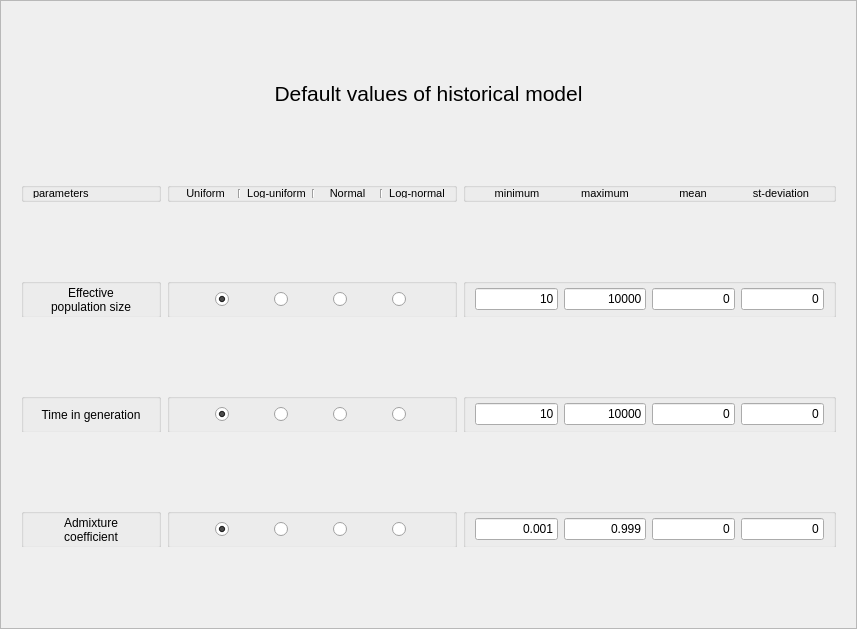
<?xml version="1.0" encoding="UTF-8"?>
<ui version="4.0">
 <class>Frame</class>
 <widget class="QFrame" name="Frame">
  <property name="geometry">
   <rect>
    <x>0</x>
    <y>0</y>
    <width>857</width>
    <height>629</height>
   </rect>
  </property>
  <property name="windowTitle">
   <string>Frame</string>
  </property>
  <property name="frameShape">
   <enum>QFrame::StyledPanel</enum>
  </property>
  <property name="frameShadow">
   <enum>QFrame::Raised</enum>
  </property>
  <layout class="QVBoxLayout" name="verticalLayout">
   <item>
    <widget class="QLabel" name="setMutSeqLabel_2">
     <property name="minimumSize">
      <size>
       <width>0</width>
       <height>25</height>
      </size>
     </property>
     <property name="maximumSize">
      <size>
       <width>16777215</width>
       <height>25</height>
      </size>
     </property>
     <property name="font">
      <font>
       <pointsize>16</pointsize>
      </font>
     </property>
     <property name="text">
      <string>Default values of historical model</string>
     </property>
     <property name="alignment">
      <set>Qt::AlignCenter</set>
     </property>
    </widget>
   </item>
   <item>
    <widget class="QFrame" name="frame_11">
     <property name="minimumSize">
      <size>
       <width>0</width>
       <height>21</height>
      </size>
     </property>
     <property name="maximumSize">
      <size>
       <width>16777215</width>
       <height>21</height>
      </size>
     </property>
     <property name="frameShape">
      <enum>QFrame::NoFrame</enum>
     </property>
     <property name="frameShadow">
      <enum>QFrame::Raised</enum>
     </property>
     <layout class="QHBoxLayout" name="horizontalLayout_27">
      <property name="topMargin">
       <number>1</number>
      </property>
      <property name="bottomMargin">
       <number>1</number>
      </property>
      <item>
       <widget class="QGroupBox" name="groupBox_14">
        <property name="sizePolicy">
         <sizepolicy hsizetype="Fixed" vsizetype="Fixed">
          <horstretch>0</horstretch>
          <verstretch>0</verstretch>
         </sizepolicy>
        </property>
        <property name="minimumSize">
         <size>
          <width>140</width>
          <height>20</height>
         </size>
        </property>
        <property name="maximumSize">
         <size>
          <width>140</width>
          <height>20</height>
         </size>
        </property>
        <property name="title">
         <string/>
        </property>
        <layout class="QHBoxLayout" name="horizontalLayout_28">
         <property name="topMargin">
          <number>1</number>
         </property>
         <property name="bottomMargin">
          <number>1</number>
         </property>
         <item>
          <widget class="QLabel" name="label_64">
           <property name="sizePolicy">
            <sizepolicy hsizetype="Fixed" vsizetype="Preferred">
             <horstretch>0</horstretch>
             <verstretch>0</verstretch>
            </sizepolicy>
           </property>
           <property name="minimumSize">
            <size>
             <width>140</width>
             <height>0</height>
            </size>
           </property>
           <property name="maximumSize">
            <size>
             <width>140</width>
             <height>16777215</height>
            </size>
           </property>
           <property name="font">
            <font>
             <pointsize>8</pointsize>
            </font>
           </property>
           <property name="text">
            <string>parameters</string>
           </property>
           <property name="alignment">
            <set>Qt::AlignLeading|Qt::AlignLeft|Qt::AlignVCenter</set>
           </property>
          </widget>
         </item>
        </layout>
       </widget>
      </item>
      <item>
       <widget class="QGroupBox" name="groupBox_15">
        <property name="sizePolicy">
         <sizepolicy hsizetype="Fixed" vsizetype="Fixed">
          <horstretch>0</horstretch>
          <verstretch>0</verstretch>
         </sizepolicy>
        </property>
        <property name="minimumSize">
         <size>
          <width>290</width>
          <height>20</height>
         </size>
        </property>
        <property name="maximumSize">
         <size>
          <width>290</width>
          <height>20</height>
         </size>
        </property>
        <property name="title">
         <string/>
        </property>
        <layout class="QHBoxLayout" name="horizontalLayout_29">
         <property name="topMargin">
          <number>1</number>
         </property>
         <property name="bottomMargin">
          <number>1</number>
         </property>
         <item>
          <widget class="QLabel" name="label_67">
           <property name="font">
            <font>
             <pointsize>8</pointsize>
            </font>
           </property>
           <property name="text">
            <string>Uniform</string>
           </property>
           <property name="alignment">
            <set>Qt::AlignCenter</set>
           </property>
          </widget>
         </item>
         <item>
          <widget class="Line" name="line">
           <property name="orientation">
            <enum>Qt::Vertical</enum>
           </property>
          </widget>
         </item>
         <item>
          <widget class="QLabel" name="label_68">
           <property name="font">
            <font>
             <pointsize>8</pointsize>
            </font>
           </property>
           <property name="text">
            <string>Log-uniform</string>
           </property>
           <property name="alignment">
            <set>Qt::AlignCenter</set>
           </property>
          </widget>
         </item>
         <item>
          <widget class="Line" name="line_2">
           <property name="orientation">
            <enum>Qt::Vertical</enum>
           </property>
          </widget>
         </item>
         <item>
          <widget class="QLabel" name="label_69">
           <property name="font">
            <font>
             <pointsize>8</pointsize>
            </font>
           </property>
           <property name="text">
            <string>Normal</string>
           </property>
           <property name="alignment">
            <set>Qt::AlignCenter</set>
           </property>
          </widget>
         </item>
         <item>
          <widget class="Line" name="line_3">
           <property name="orientation">
            <enum>Qt::Vertical</enum>
           </property>
          </widget>
         </item>
         <item>
          <widget class="QLabel" name="label_70">
           <property name="font">
            <font>
             <pointsize>8</pointsize>
            </font>
           </property>
           <property name="text">
            <string>Log-normal</string>
           </property>
           <property name="alignment">
            <set>Qt::AlignCenter</set>
           </property>
          </widget>
         </item>
        </layout>
       </widget>
      </item>
      <item>
       <widget class="QGroupBox" name="groupBox_16">
        <property name="sizePolicy">
         <sizepolicy hsizetype="Preferred" vsizetype="Fixed">
          <horstretch>0</horstretch>
          <verstretch>0</verstretch>
         </sizepolicy>
        </property>
        <property name="minimumSize">
         <size>
          <width>0</width>
          <height>20</height>
         </size>
        </property>
        <property name="maximumSize">
         <size>
          <width>16777215</width>
          <height>20</height>
         </size>
        </property>
        <property name="title">
         <string/>
        </property>
        <layout class="QHBoxLayout" name="horizontalLayout_30">
         <property name="topMargin">
          <number>1</number>
         </property>
         <property name="bottomMargin">
          <number>1</number>
         </property>
         <item>
          <widget class="QLabel" name="label_71">
           <property name="sizePolicy">
            <sizepolicy hsizetype="Fixed" vsizetype="Preferred">
             <horstretch>0</horstretch>
             <verstretch>0</verstretch>
            </sizepolicy>
           </property>
           <property name="minimumSize">
            <size>
             <width>80</width>
             <height>0</height>
            </size>
           </property>
           <property name="maximumSize">
            <size>
             <width>80</width>
             <height>16777215</height>
            </size>
           </property>
           <property name="font">
            <font>
             <pointsize>8</pointsize>
            </font>
           </property>
           <property name="text">
            <string>minimum</string>
           </property>
           <property name="alignment">
            <set>Qt::AlignCenter</set>
           </property>
          </widget>
         </item>
         <item>
          <widget class="QLabel" name="label_72">
           <property name="sizePolicy">
            <sizepolicy hsizetype="Fixed" vsizetype="Preferred">
             <horstretch>0</horstretch>
             <verstretch>0</verstretch>
            </sizepolicy>
           </property>
           <property name="minimumSize">
            <size>
             <width>80</width>
             <height>0</height>
            </size>
           </property>
           <property name="maximumSize">
            <size>
             <width>80</width>
             <height>16777215</height>
            </size>
           </property>
           <property name="font">
            <font>
             <pointsize>8</pointsize>
            </font>
           </property>
           <property name="text">
            <string>maximum</string>
           </property>
           <property name="alignment">
            <set>Qt::AlignCenter</set>
           </property>
          </widget>
         </item>
         <item>
          <widget class="QLabel" name="label_73">
           <property name="sizePolicy">
            <sizepolicy hsizetype="Fixed" vsizetype="Preferred">
             <horstretch>0</horstretch>
             <verstretch>0</verstretch>
            </sizepolicy>
           </property>
           <property name="minimumSize">
            <size>
             <width>80</width>
             <height>0</height>
            </size>
           </property>
           <property name="maximumSize">
            <size>
             <width>80</width>
             <height>16777215</height>
            </size>
           </property>
           <property name="font">
            <font>
             <pointsize>8</pointsize>
            </font>
           </property>
           <property name="text">
            <string>mean</string>
           </property>
           <property name="alignment">
            <set>Qt::AlignCenter</set>
           </property>
          </widget>
         </item>
         <item>
          <widget class="QLabel" name="label_74">
           <property name="sizePolicy">
            <sizepolicy hsizetype="Fixed" vsizetype="Preferred">
             <horstretch>0</horstretch>
             <verstretch>0</verstretch>
            </sizepolicy>
           </property>
           <property name="minimumSize">
            <size>
             <width>80</width>
             <height>0</height>
            </size>
           </property>
           <property name="maximumSize">
            <size>
             <width>80</width>
             <height>16777215</height>
            </size>
           </property>
           <property name="font">
            <font>
             <pointsize>8</pointsize>
            </font>
           </property>
           <property name="text">
            <string>st-deviation</string>
           </property>
           <property name="alignment">
            <set>Qt::AlignCenter</set>
           </property>
          </widget>
         </item>
        </layout>
       </widget>
      </item>
     </layout>
    </widget>
   </item>
   <item>
    <widget class="QFrame" name="frame_12">
     <property name="minimumSize">
      <size>
       <width>0</width>
       <height>40</height>
      </size>
     </property>
     <property name="maximumSize">
      <size>
       <width>16777215</width>
       <height>40</height>
      </size>
     </property>
     <property name="frameShape">
      <enum>QFrame::NoFrame</enum>
     </property>
     <property name="frameShadow">
      <enum>QFrame::Raised</enum>
     </property>
     <layout class="QHBoxLayout" name="horizontalLayout_31">
      <property name="topMargin">
       <number>1</number>
      </property>
      <property name="bottomMargin">
       <number>1</number>
      </property>
      <item>
       <widget class="QGroupBox" name="groupBox_17">
        <property name="sizePolicy">
         <sizepolicy hsizetype="Fixed" vsizetype="Fixed">
          <horstretch>0</horstretch>
          <verstretch>0</verstretch>
         </sizepolicy>
        </property>
        <property name="minimumSize">
         <size>
          <width>140</width>
          <height>40</height>
         </size>
        </property>
        <property name="maximumSize">
         <size>
          <width>140</width>
          <height>40</height>
         </size>
        </property>
        <property name="title">
         <string/>
        </property>
        <layout class="QHBoxLayout" name="horizontalLayout_32">
         <property name="topMargin">
          <number>1</number>
         </property>
         <property name="bottomMargin">
          <number>1</number>
         </property>
         <item>
          <widget class="QLabel" name="label_75">
           <property name="text">
            <string>Effective
population size</string>
           </property>
           <property name="alignment">
            <set>Qt::AlignCenter</set>
           </property>
          </widget>
         </item>
        </layout>
       </widget>
      </item>
      <item>
       <widget class="QGroupBox" name="groupBox_18">
        <property name="sizePolicy">
         <sizepolicy hsizetype="Fixed" vsizetype="Fixed">
          <horstretch>0</horstretch>
          <verstretch>0</verstretch>
         </sizepolicy>
        </property>
        <property name="minimumSize">
         <size>
          <width>290</width>
          <height>40</height>
         </size>
        </property>
        <property name="maximumSize">
         <size>
          <width>290</width>
          <height>40</height>
         </size>
        </property>
        <property name="title">
         <string/>
        </property>
        <layout class="QHBoxLayout" name="horizontalLayout_33">
         <property name="topMargin">
          <number>1</number>
         </property>
         <property name="bottomMargin">
          <number>1</number>
         </property>
         <item>
          <spacer name="horizontalSpacer">
           <property name="orientation">
            <enum>Qt::Horizontal</enum>
           </property>
           <property name="sizeHint" stdset="0">
            <size>
             <width>40</width>
             <height>20</height>
            </size>
           </property>
          </spacer>
         </item>
         <item>
          <widget class="QRadioButton" name="NUNRadio">
           <property name="minimumSize">
            <size>
             <width>17</width>
             <height>0</height>
            </size>
           </property>
           <property name="text">
            <string/>
           </property>
           <property name="checked">
            <bool>true</bool>
           </property>
          </widget>
         </item>
         <item>
          <spacer name="horizontalSpacer_2">
           <property name="orientation">
            <enum>Qt::Horizontal</enum>
           </property>
           <property name="sizeHint" stdset="0">
            <size>
             <width>40</width>
             <height>20</height>
            </size>
           </property>
          </spacer>
         </item>
         <item>
          <widget class="QRadioButton" name="NLURadio">
           <property name="minimumSize">
            <size>
             <width>17</width>
             <height>0</height>
            </size>
           </property>
           <property name="text">
            <string/>
           </property>
          </widget>
         </item>
         <item>
          <spacer name="horizontalSpacer_3">
           <property name="orientation">
            <enum>Qt::Horizontal</enum>
           </property>
           <property name="sizeHint" stdset="0">
            <size>
             <width>40</width>
             <height>20</height>
            </size>
           </property>
          </spacer>
         </item>
         <item>
          <widget class="QRadioButton" name="NNORadio">
           <property name="minimumSize">
            <size>
             <width>17</width>
             <height>0</height>
            </size>
           </property>
           <property name="text">
            <string/>
           </property>
          </widget>
         </item>
         <item>
          <spacer name="horizontalSpacer_4">
           <property name="orientation">
            <enum>Qt::Horizontal</enum>
           </property>
           <property name="sizeHint" stdset="0">
            <size>
             <width>40</width>
             <height>20</height>
            </size>
           </property>
          </spacer>
         </item>
         <item>
          <widget class="QRadioButton" name="NLNRadio">
           <property name="minimumSize">
            <size>
             <width>17</width>
             <height>0</height>
            </size>
           </property>
           <property name="text">
            <string/>
           </property>
          </widget>
         </item>
         <item>
          <spacer name="horizontalSpacer_5">
           <property name="orientation">
            <enum>Qt::Horizontal</enum>
           </property>
           <property name="sizeHint" stdset="0">
            <size>
             <width>40</width>
             <height>20</height>
            </size>
           </property>
          </spacer>
         </item>
        </layout>
       </widget>
      </item>
      <item>
       <widget class="QGroupBox" name="groupBox_19">
        <property name="sizePolicy">
         <sizepolicy hsizetype="Preferred" vsizetype="Fixed">
          <horstretch>0</horstretch>
          <verstretch>0</verstretch>
         </sizepolicy>
        </property>
        <property name="minimumSize">
         <size>
          <width>0</width>
          <height>40</height>
         </size>
        </property>
        <property name="maximumSize">
         <size>
          <width>16777215</width>
          <height>40</height>
         </size>
        </property>
        <property name="title">
         <string/>
        </property>
        <layout class="QHBoxLayout" name="horizontalLayout_34">
         <property name="topMargin">
          <number>1</number>
         </property>
         <property name="bottomMargin">
          <number>1</number>
         </property>
         <item>
          <widget class="QLineEdit" name="NminEdit">
           <property name="text">
            <string>10</string>
           </property>
           <property name="alignment">
            <set>Qt::AlignRight|Qt::AlignTrailing|Qt::AlignVCenter</set>
           </property>
          </widget>
         </item>
         <item>
          <widget class="QLineEdit" name="NmaxEdit">
           <property name="text">
            <string>10000</string>
           </property>
           <property name="alignment">
            <set>Qt::AlignRight|Qt::AlignTrailing|Qt::AlignVCenter</set>
           </property>
          </widget>
         </item>
         <item>
          <widget class="QLineEdit" name="NmeanEdit">
           <property name="text">
            <string>0</string>
           </property>
           <property name="alignment">
            <set>Qt::AlignRight|Qt::AlignTrailing|Qt::AlignVCenter</set>
           </property>
          </widget>
         </item>
         <item>
          <widget class="QLineEdit" name="NstdevEdit">
           <property name="text">
            <string>0</string>
           </property>
           <property name="alignment">
            <set>Qt::AlignRight|Qt::AlignTrailing|Qt::AlignVCenter</set>
           </property>
          </widget>
         </item>
        </layout>
       </widget>
      </item>
     </layout>
    </widget>
   </item>
   <item>
    <widget class="QFrame" name="frame_13">
     <property name="minimumSize">
      <size>
       <width>0</width>
       <height>40</height>
      </size>
     </property>
     <property name="maximumSize">
      <size>
       <width>16777215</width>
       <height>40</height>
      </size>
     </property>
     <property name="frameShape">
      <enum>QFrame::NoFrame</enum>
     </property>
     <property name="frameShadow">
      <enum>QFrame::Raised</enum>
     </property>
     <layout class="QHBoxLayout" name="horizontalLayout_35">
      <property name="topMargin">
       <number>1</number>
      </property>
      <property name="bottomMargin">
       <number>1</number>
      </property>
      <item>
       <widget class="QGroupBox" name="groupBox_20">
        <property name="sizePolicy">
         <sizepolicy hsizetype="Fixed" vsizetype="Fixed">
          <horstretch>0</horstretch>
          <verstretch>0</verstretch>
         </sizepolicy>
        </property>
        <property name="minimumSize">
         <size>
          <width>140</width>
          <height>40</height>
         </size>
        </property>
        <property name="maximumSize">
         <size>
          <width>140</width>
          <height>40</height>
         </size>
        </property>
        <property name="title">
         <string/>
        </property>
        <layout class="QHBoxLayout" name="horizontalLayout_36">
         <property name="topMargin">
          <number>1</number>
         </property>
         <property name="bottomMargin">
          <number>1</number>
         </property>
         <item>
          <widget class="QLabel" name="label_77">
           <property name="text">
            <string>Time in generation</string>
           </property>
           <property name="alignment">
            <set>Qt::AlignCenter</set>
           </property>
          </widget>
         </item>
        </layout>
       </widget>
      </item>
      <item>
       <widget class="QGroupBox" name="groupBox_21">
        <property name="sizePolicy">
         <sizepolicy hsizetype="Fixed" vsizetype="Fixed">
          <horstretch>0</horstretch>
          <verstretch>0</verstretch>
         </sizepolicy>
        </property>
        <property name="minimumSize">
         <size>
          <width>290</width>
          <height>40</height>
         </size>
        </property>
        <property name="maximumSize">
         <size>
          <width>290</width>
          <height>40</height>
         </size>
        </property>
        <property name="title">
         <string/>
        </property>
        <layout class="QHBoxLayout" name="horizontalLayout_37">
         <property name="topMargin">
          <number>1</number>
         </property>
         <property name="bottomMargin">
          <number>1</number>
         </property>
         <item>
          <spacer name="horizontalSpacer_6">
           <property name="orientation">
            <enum>Qt::Horizontal</enum>
           </property>
           <property name="sizeHint" stdset="0">
            <size>
             <width>40</width>
             <height>20</height>
            </size>
           </property>
          </spacer>
         </item>
         <item>
          <widget class="QRadioButton" name="TUNRadio">
           <property name="minimumSize">
            <size>
             <width>17</width>
             <height>0</height>
            </size>
           </property>
           <property name="text">
            <string/>
           </property>
           <property name="checked">
            <bool>true</bool>
           </property>
          </widget>
         </item>
         <item>
          <spacer name="horizontalSpacer_7">
           <property name="orientation">
            <enum>Qt::Horizontal</enum>
           </property>
           <property name="sizeHint" stdset="0">
            <size>
             <width>40</width>
             <height>20</height>
            </size>
           </property>
          </spacer>
         </item>
         <item>
          <widget class="QRadioButton" name="TLURadio">
           <property name="minimumSize">
            <size>
             <width>17</width>
             <height>0</height>
            </size>
           </property>
           <property name="text">
            <string/>
           </property>
          </widget>
         </item>
         <item>
          <spacer name="horizontalSpacer_8">
           <property name="orientation">
            <enum>Qt::Horizontal</enum>
           </property>
           <property name="sizeHint" stdset="0">
            <size>
             <width>40</width>
             <height>20</height>
            </size>
           </property>
          </spacer>
         </item>
         <item>
          <widget class="QRadioButton" name="TNORadio">
           <property name="minimumSize">
            <size>
             <width>17</width>
             <height>0</height>
            </size>
           </property>
           <property name="text">
            <string/>
           </property>
          </widget>
         </item>
         <item>
          <spacer name="horizontalSpacer_9">
           <property name="orientation">
            <enum>Qt::Horizontal</enum>
           </property>
           <property name="sizeHint" stdset="0">
            <size>
             <width>40</width>
             <height>20</height>
            </size>
           </property>
          </spacer>
         </item>
         <item>
          <widget class="QRadioButton" name="TLNRadio">
           <property name="minimumSize">
            <size>
             <width>17</width>
             <height>0</height>
            </size>
           </property>
           <property name="text">
            <string/>
           </property>
          </widget>
         </item>
         <item>
          <spacer name="horizontalSpacer_10">
           <property name="orientation">
            <enum>Qt::Horizontal</enum>
           </property>
           <property name="sizeHint" stdset="0">
            <size>
             <width>40</width>
             <height>20</height>
            </size>
           </property>
          </spacer>
         </item>
        </layout>
       </widget>
      </item>
      <item>
       <widget class="QGroupBox" name="groupBox_22">
        <property name="sizePolicy">
         <sizepolicy hsizetype="Preferred" vsizetype="Fixed">
          <horstretch>0</horstretch>
          <verstretch>0</verstretch>
         </sizepolicy>
        </property>
        <property name="minimumSize">
         <size>
          <width>0</width>
          <height>40</height>
         </size>
        </property>
        <property name="maximumSize">
         <size>
          <width>16777215</width>
          <height>40</height>
         </size>
        </property>
        <property name="title">
         <string/>
        </property>
        <layout class="QHBoxLayout" name="horizontalLayout_38">
         <property name="topMargin">
          <number>1</number>
         </property>
         <property name="bottomMargin">
          <number>1</number>
         </property>
         <item>
          <widget class="QLineEdit" name="TminEdit">
           <property name="text">
            <string>10</string>
           </property>
           <property name="alignment">
            <set>Qt::AlignRight|Qt::AlignTrailing|Qt::AlignVCenter</set>
           </property>
          </widget>
         </item>
         <item>
          <widget class="QLineEdit" name="TmaxEdit">
           <property name="text">
            <string>10000</string>
           </property>
           <property name="alignment">
            <set>Qt::AlignRight|Qt::AlignTrailing|Qt::AlignVCenter</set>
           </property>
          </widget>
         </item>
         <item>
          <widget class="QLineEdit" name="TmeanEdit">
           <property name="text">
            <string>0</string>
           </property>
           <property name="alignment">
            <set>Qt::AlignRight|Qt::AlignTrailing|Qt::AlignVCenter</set>
           </property>
          </widget>
         </item>
         <item>
          <widget class="QLineEdit" name="TstdevEdit">
           <property name="text">
            <string>0</string>
           </property>
           <property name="alignment">
            <set>Qt::AlignRight|Qt::AlignTrailing|Qt::AlignVCenter</set>
           </property>
          </widget>
         </item>
        </layout>
       </widget>
      </item>
     </layout>
    </widget>
   </item>
   <item>
    <widget class="QFrame" name="frame_14">
     <property name="minimumSize">
      <size>
       <width>0</width>
       <height>40</height>
      </size>
     </property>
     <property name="maximumSize">
      <size>
       <width>16777215</width>
       <height>40</height>
      </size>
     </property>
     <property name="frameShape">
      <enum>QFrame::NoFrame</enum>
     </property>
     <property name="frameShadow">
      <enum>QFrame::Raised</enum>
     </property>
     <layout class="QHBoxLayout" name="horizontalLayout_39">
      <property name="topMargin">
       <number>1</number>
      </property>
      <property name="bottomMargin">
       <number>1</number>
      </property>
      <item>
       <widget class="QGroupBox" name="groupBox_23">
        <property name="sizePolicy">
         <sizepolicy hsizetype="Fixed" vsizetype="Fixed">
          <horstretch>0</horstretch>
          <verstretch>0</verstretch>
         </sizepolicy>
        </property>
        <property name="minimumSize">
         <size>
          <width>140</width>
          <height>40</height>
         </size>
        </property>
        <property name="maximumSize">
         <size>
          <width>140</width>
          <height>40</height>
         </size>
        </property>
        <property name="title">
         <string/>
        </property>
        <layout class="QHBoxLayout" name="horizontalLayout_40">
         <property name="topMargin">
          <number>1</number>
         </property>
         <property name="bottomMargin">
          <number>1</number>
         </property>
         <item>
          <widget class="QLabel" name="label_76">
           <property name="text">
            <string>Admixture
coefficient</string>
           </property>
           <property name="alignment">
            <set>Qt::AlignCenter</set>
           </property>
          </widget>
         </item>
        </layout>
       </widget>
      </item>
      <item>
       <widget class="QGroupBox" name="groupBox_24">
        <property name="sizePolicy">
         <sizepolicy hsizetype="Fixed" vsizetype="Fixed">
          <horstretch>0</horstretch>
          <verstretch>0</verstretch>
         </sizepolicy>
        </property>
        <property name="minimumSize">
         <size>
          <width>290</width>
          <height>40</height>
         </size>
        </property>
        <property name="maximumSize">
         <size>
          <width>290</width>
          <height>40</height>
         </size>
        </property>
        <property name="title">
         <string/>
        </property>
        <layout class="QHBoxLayout" name="horizontalLayout_41">
         <property name="topMargin">
          <number>1</number>
         </property>
         <property name="bottomMargin">
          <number>1</number>
         </property>
         <item>
          <spacer name="horizontalSpacer_11">
           <property name="orientation">
            <enum>Qt::Horizontal</enum>
           </property>
           <property name="sizeHint" stdset="0">
            <size>
             <width>40</width>
             <height>20</height>
            </size>
           </property>
          </spacer>
         </item>
         <item>
          <widget class="QRadioButton" name="AUNRadio">
           <property name="minimumSize">
            <size>
             <width>17</width>
             <height>0</height>
            </size>
           </property>
           <property name="text">
            <string/>
           </property>
           <property name="checked">
            <bool>true</bool>
           </property>
          </widget>
         </item>
         <item>
          <spacer name="horizontalSpacer_12">
           <property name="orientation">
            <enum>Qt::Horizontal</enum>
           </property>
           <property name="sizeHint" stdset="0">
            <size>
             <width>40</width>
             <height>20</height>
            </size>
           </property>
          </spacer>
         </item>
         <item>
          <widget class="QRadioButton" name="ALURadio">
           <property name="minimumSize">
            <size>
             <width>17</width>
             <height>0</height>
            </size>
           </property>
           <property name="text">
            <string/>
           </property>
          </widget>
         </item>
         <item>
          <spacer name="horizontalSpacer_13">
           <property name="orientation">
            <enum>Qt::Horizontal</enum>
           </property>
           <property name="sizeHint" stdset="0">
            <size>
             <width>40</width>
             <height>20</height>
            </size>
           </property>
          </spacer>
         </item>
         <item>
          <widget class="QRadioButton" name="ANORadio">
           <property name="minimumSize">
            <size>
             <width>17</width>
             <height>0</height>
            </size>
           </property>
           <property name="text">
            <string/>
           </property>
          </widget>
         </item>
         <item>
          <spacer name="horizontalSpacer_14">
           <property name="orientation">
            <enum>Qt::Horizontal</enum>
           </property>
           <property name="sizeHint" stdset="0">
            <size>
             <width>40</width>
             <height>20</height>
            </size>
           </property>
          </spacer>
         </item>
         <item>
          <widget class="QRadioButton" name="ALNRadio">
           <property name="minimumSize">
            <size>
             <width>17</width>
             <height>0</height>
            </size>
           </property>
           <property name="text">
            <string/>
           </property>
          </widget>
         </item>
         <item>
          <spacer name="horizontalSpacer_15">
           <property name="orientation">
            <enum>Qt::Horizontal</enum>
           </property>
           <property name="sizeHint" stdset="0">
            <size>
             <width>40</width>
             <height>20</height>
            </size>
           </property>
          </spacer>
         </item>
        </layout>
       </widget>
      </item>
      <item>
       <widget class="QGroupBox" name="groupBox_25">
        <property name="sizePolicy">
         <sizepolicy hsizetype="Preferred" vsizetype="Fixed">
          <horstretch>0</horstretch>
          <verstretch>0</verstretch>
         </sizepolicy>
        </property>
        <property name="minimumSize">
         <size>
          <width>0</width>
          <height>40</height>
         </size>
        </property>
        <property name="maximumSize">
         <size>
          <width>16777215</width>
          <height>40</height>
         </size>
        </property>
        <property name="title">
         <string/>
        </property>
        <layout class="QHBoxLayout" name="horizontalLayout_42">
         <property name="topMargin">
          <number>1</number>
         </property>
         <property name="bottomMargin">
          <number>1</number>
         </property>
         <item>
          <widget class="QLineEdit" name="AminEdit">
           <property name="text">
            <string>0.001</string>
           </property>
           <property name="alignment">
            <set>Qt::AlignRight|Qt::AlignTrailing|Qt::AlignVCenter</set>
           </property>
          </widget>
         </item>
         <item>
          <widget class="QLineEdit" name="AmaxEdit">
           <property name="text">
            <string>0.999</string>
           </property>
           <property name="alignment">
            <set>Qt::AlignRight|Qt::AlignTrailing|Qt::AlignVCenter</set>
           </property>
          </widget>
         </item>
         <item>
          <widget class="QLineEdit" name="AmeanEdit">
           <property name="text">
            <string>0</string>
           </property>
           <property name="alignment">
            <set>Qt::AlignRight|Qt::AlignTrailing|Qt::AlignVCenter</set>
           </property>
          </widget>
         </item>
         <item>
          <widget class="QLineEdit" name="AstdevEdit">
           <property name="text">
            <string>0</string>
           </property>
           <property name="alignment">
            <set>Qt::AlignRight|Qt::AlignTrailing|Qt::AlignVCenter</set>
           </property>
          </widget>
         </item>
        </layout>
       </widget>
      </item>
     </layout>
    </widget>
   </item>
  </layout>
 </widget>
 <resources/>
 <connections/>
</ui>
